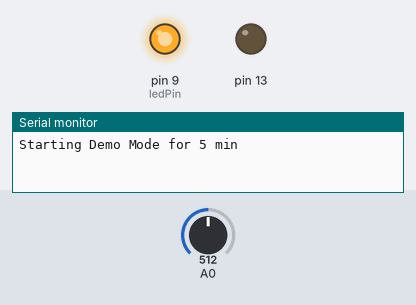
Bench run of a sketch on a simulated Arduino Uno, built with avr-gcc and run on an emulated ATmega328P. Parts: output pins drawn as LEDs (lit = HIGH), the last lines printed to the serial monitor. The test bench sets the inputs (shaded band); at power-on: A0 = 512.

Above: at 0.05 s.
At 0.7 s:
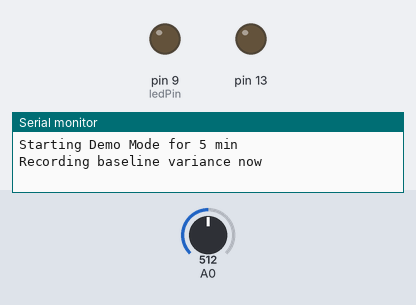
Timing chart, 0 to 7.2 s (numbered marks = the images above):
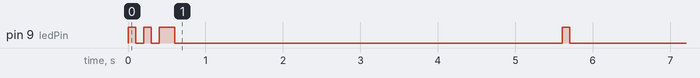

The sketch:

Arduino-Lucid-Dreaming-Mask.ino
```cpp
const byte ledPin = 9;
const byte ledBrightness = 10; // from 0 to 255

// These Epochs are in half/seconds
const int epochSize = 10;
const int baselineEpochSize = 10;
//const int epochSize = 30; //15 seconds
//const int initialEpochSize = 3600; //30 minutes
//const int minutesToFallAsleep = 0;
const int minutesToFallAsleep = 30;

// The variation of the distance sensor during the first phase (initialEpochSize) of the sleep
// We assume a REM phase if the variation from the past 15 seconds is larger than two times
// this baseline
int baselineVariation;

boolean REM = false;


void setup() {
  Serial.begin(9600);
  pinMode(ledPin, OUTPUT);
  pinMode(13, OUTPUT);

  doDemoMode();

  Serial.println("Waiting until you fall asleep ...");
  for(int i = 0; i < minutesToFallAsleep*2; i++) {
    delay(1000*30);
    Serial.print("Minute "); Serial.print(i/2); Serial.println(" passed half");
  }

  Serial.println("Recording baseline variance now");
  baselineVariation = recordEpochAndGetVariationAndMaybeBlink(baselineEpochSize, false);

  Serial.println("Initial Phase is over");
  Serial.print("Baseline Variance is ");
  Serial.println(baselineVariation);
}

void loop() {

  int currentVariation = recordEpochAndGetVariationAndMaybeBlink(epochSize, REM);
  Serial.print("Current Variation:");
  Serial.println(currentVariation);
  if (currentVariation > 2 * baselineVariation) { //If the current variation is two times larger than the baseline variation
    REM = true;
    digitalWrite(13, HIGH);
  }
  else {
    REM = false;
    digitalWrite(13, LOW);
  }
}

void doDemoMode() {

  Serial.println("Starting Demo Mode for 5 min");
  blink3Times();
  captureBaseline();
  binkOnce();

  Serial.println("Initial Phase is over");
  Serial.print("Baseline Variance is ");
  Serial.println(baselineVariation);

  // This is not a real probability, just a counter that is increased each time the variation
  // from the past epoch is two times the baseline variance
  boolean remProbability = 0;

  for (int i = 0; i < 10; i++) {
    int currentVariation = recordEpochAndGetVariationAndMaybeBlink(epochSize, REM);
    Serial.print("Current Variation:");
    Serial.println(currentVariation);
    if (currentVariation > 2 * baselineVariation) { //If the current variation is two times larger than the baseline variation
      REM = true;
      digitalWrite(13, HIGH);
    }
    else {
      REM = false;
      digitalWrite(13, LOW);
    }
    if (REM)
      Serial.println("NOW IS REM");
  }

  Serial.println("Demo Mode Over!");
  blink3Times();
}

void binkOnce() {
  digitalWrite(ledPin, HIGH);
  delay(100);
  digitalWrite(ledPin, LOW);
}

void blink3Times() {
  digitalWrite(ledPin, HIGH);
  delay(100);
  digitalWrite(ledPin, LOW);
  delay(100);
  digitalWrite(ledPin, HIGH);
  delay(100);
  digitalWrite(ledPin, LOW);
  delay(100);
  digitalWrite(ledPin, HIGH);
  delay(200);
  digitalWrite(ledPin, LOW);
}

void captureBaseline() {
  Serial.println("Recording baseline variance now");
  baselineVariation = recordEpochAndGetVariationAndMaybeBlink(baselineEpochSize, false);
}


// This will record measurements for a certain time (based on epochlen) in 0.5s intervals
// Also if blinkmeanwhile is true, it will blink the LED while doing it
int recordEpochAndGetVariationAndMaybeBlink(int epochlen, boolean blinkmeanwhile) {
  if (blinkmeanwhile) Serial.println("should blink now");
  byte readings[epochlen];
  for (int i = 0; i < epochlen; i++) {
    readings[i] = readSensor();
    delay(500);
    if (blinkmeanwhile)
      if (i % 2 == 0)
        analogWrite(ledPin, ledBrightness);
      else
        analogWrite(ledPin, 0);
  }
  return variation(readings, epochlen);
}

// Computes the variation of the values in an byte array
int variation(byte values[], int numvalues) {
  byte m = mean(values, numvalues);
  int meanSqDev = 0;
  for (int i = 0; i < numvalues; i++) {
    int diff = m - values[i];
    meanSqDev += diff * diff;
  }
  return meanSqDev / numvalues;
}

// Computes the mean value of a byte array
int mean(byte values[], byte numvalues) {
  int sum = 0;
  for (int i = 0; i < numvalues; i++) {
    sum += values[i];
  }
  return sum / numvalues;
}

// Reads the sensor returns a value 0 to 255. Change this if you use a different sensor!
byte readSensor() {
  int raw = analogRead(A0);
  return map(raw, 0, 1024, 0, 255);
}
```

Measured:
- by itself, pin 9 (ledPin): LOW → HIGH at 0.00 s, → LOW 0.10 s later, → HIGH 0.10 s later, → LOW 0.10 s later, … (8 changes in this stretch)
